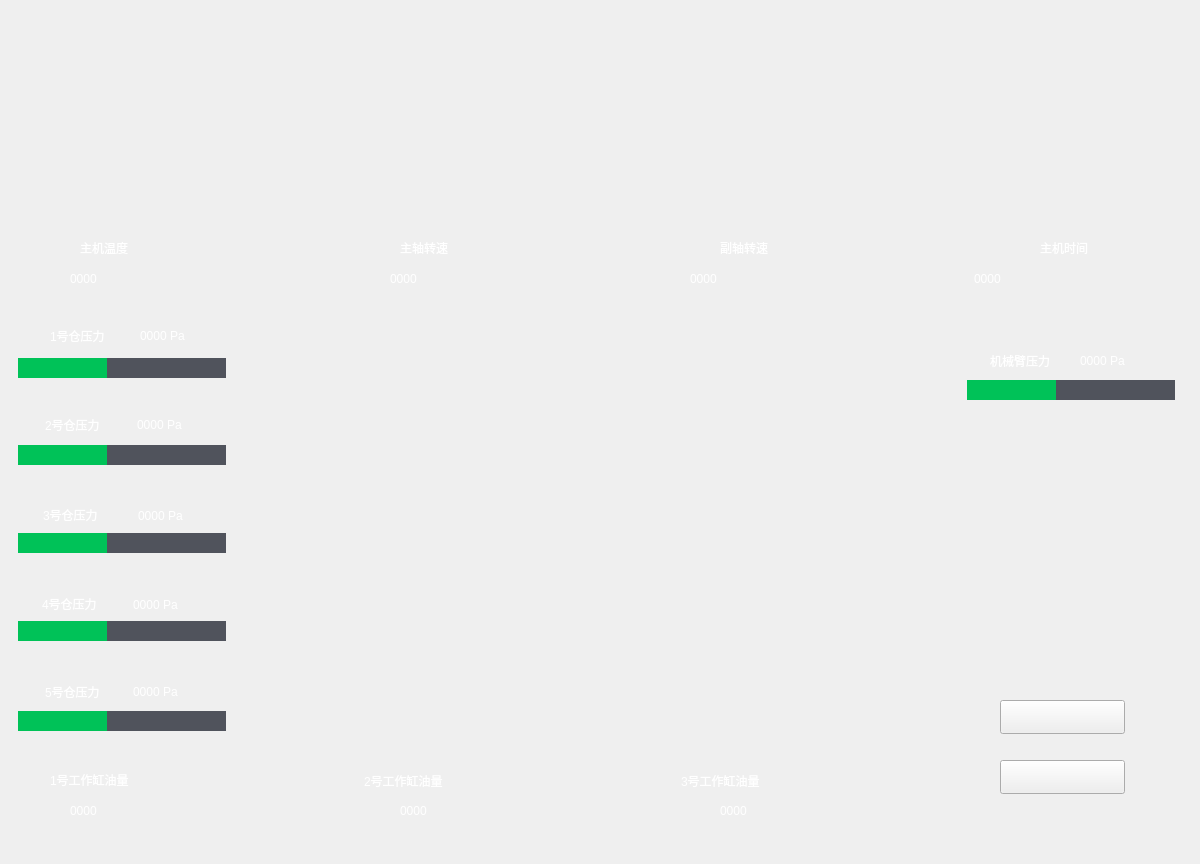
<?xml version="1.0" encoding="UTF-8"?>
<ui version="4.0">
 <class>MainWindow</class>
 <widget class="QMainWindow" name="MainWindow">
  <property name="geometry">
   <rect>
    <x>0</x>
    <y>0</y>
    <width>1200</width>
    <height>864</height>
   </rect>
  </property>
  <property name="windowTitle">
   <string>MainWindow</string>
  </property>
  <property name="styleSheet">
   <string notr="true">QProgressBar {
border: 0.1px solid grey;
background-color: #50535C;
}

QProgressBar::chunk {
background-color: #00C258;
}</string>
  </property>
  <widget class="QWidget" name="centralwidget">
   <widget class="QLabel" name="label_bg">
    <property name="geometry">
     <rect>
      <x>0</x>
      <y>0</y>
      <width>1200</width>
      <height>864</height>
     </rect>
    </property>
    <property name="text">
     <string/>
    </property>
    <property name="pixmap">
     <pixmap resource="res.qrc">:/res/bg3.png</pixmap>
    </property>
   </widget>
   <widget class="QLabel" name="label_status">
    <property name="geometry">
     <rect>
      <x>410</x>
      <y>90</y>
      <width>395</width>
      <height>106</height>
     </rect>
    </property>
    <property name="text">
     <string/>
    </property>
    <property name="pixmap">
     <pixmap resource="res.qrc">:/res/warning.png</pixmap>
    </property>
   </widget>
   <widget class="QLabel" name="label_zhu_zhou">
    <property name="geometry">
     <rect>
      <x>390</x>
      <y>268</y>
      <width>61</width>
      <height>21</height>
     </rect>
    </property>
    <property name="styleSheet">
     <string notr="true">color:rgb(255,255,255);
font: 14pt &quot;Arial&quot;;</string>
    </property>
    <property name="text">
     <string>0000</string>
    </property>
   </widget>
   <widget class="QLabel" name="label_fu_zhou">
    <property name="geometry">
     <rect>
      <x>690</x>
      <y>268</y>
      <width>61</width>
      <height>21</height>
     </rect>
    </property>
    <property name="styleSheet">
     <string notr="true">color:rgb(255,255,255);
font: 14pt &quot;Arial&quot;;</string>
    </property>
    <property name="text">
     <string>0000</string>
    </property>
   </widget>
   <widget class="QLabel" name="label_time">
    <property name="geometry">
     <rect>
      <x>974</x>
      <y>268</y>
      <width>191</width>
      <height>21</height>
     </rect>
    </property>
    <property name="styleSheet">
     <string notr="true">color:rgb(255,255,255);
font: 14pt &quot;Arial&quot;;</string>
    </property>
    <property name="text">
     <string>0000</string>
    </property>
   </widget>
   <widget class="QLabel" name="label_1_gang">
    <property name="geometry">
     <rect>
      <x>70</x>
      <y>800</y>
      <width>61</width>
      <height>21</height>
     </rect>
    </property>
    <property name="styleSheet">
     <string notr="true">color:rgb(255,255,255);
font: 14pt &quot;Arial&quot;;</string>
    </property>
    <property name="text">
     <string>0000</string>
    </property>
   </widget>
   <widget class="QLabel" name="label_2_gang">
    <property name="geometry">
     <rect>
      <x>400</x>
      <y>800</y>
      <width>61</width>
      <height>21</height>
     </rect>
    </property>
    <property name="styleSheet">
     <string notr="true">color:rgb(255,255,255);
font: 14pt &quot;Arial&quot;;</string>
    </property>
    <property name="text">
     <string>0000</string>
    </property>
   </widget>
   <widget class="QLabel" name="label_3_gang">
    <property name="geometry">
     <rect>
      <x>720</x>
      <y>800</y>
      <width>61</width>
      <height>21</height>
     </rect>
    </property>
    <property name="styleSheet">
     <string notr="true">color:rgb(255,255,255);
font: 14pt &quot;Arial&quot;;</string>
    </property>
    <property name="text">
     <string>0000</string>
    </property>
   </widget>
   <widget class="QProgressBar" name="prgBar_1_chang">
    <property name="geometry">
     <rect>
      <x>18</x>
      <y>358</y>
      <width>208</width>
      <height>20</height>
     </rect>
    </property>
    <property name="minimum">
     <number>500</number>
    </property>
    <property name="maximum">
     <number>1200</number>
    </property>
    <property name="value">
     <number>800</number>
    </property>
    <property name="textVisible">
     <bool>false</bool>
    </property>
   </widget>
   <widget class="QProgressBar" name="prgBar_2_chang">
    <property name="geometry">
     <rect>
      <x>18</x>
      <y>445</y>
      <width>208</width>
      <height>20</height>
     </rect>
    </property>
    <property name="minimum">
     <number>500</number>
    </property>
    <property name="maximum">
     <number>1200</number>
    </property>
    <property name="value">
     <number>800</number>
    </property>
    <property name="textVisible">
     <bool>false</bool>
    </property>
   </widget>
   <widget class="QProgressBar" name="prgBar_3_chang">
    <property name="geometry">
     <rect>
      <x>18</x>
      <y>533</y>
      <width>208</width>
      <height>20</height>
     </rect>
    </property>
    <property name="minimum">
     <number>500</number>
    </property>
    <property name="maximum">
     <number>1200</number>
    </property>
    <property name="value">
     <number>800</number>
    </property>
    <property name="textVisible">
     <bool>false</bool>
    </property>
   </widget>
   <widget class="QProgressBar" name="prgBar_4_chang">
    <property name="geometry">
     <rect>
      <x>18</x>
      <y>621</y>
      <width>208</width>
      <height>20</height>
     </rect>
    </property>
    <property name="minimum">
     <number>500</number>
    </property>
    <property name="maximum">
     <number>1200</number>
    </property>
    <property name="value">
     <number>800</number>
    </property>
    <property name="textVisible">
     <bool>false</bool>
    </property>
   </widget>
   <widget class="QProgressBar" name="prgBar_5_chang">
    <property name="geometry">
     <rect>
      <x>18</x>
      <y>711</y>
      <width>208</width>
      <height>20</height>
     </rect>
    </property>
    <property name="minimum">
     <number>500</number>
    </property>
    <property name="maximum">
     <number>1200</number>
    </property>
    <property name="value">
     <number>800</number>
    </property>
    <property name="textVisible">
     <bool>false</bool>
    </property>
   </widget>
   <widget class="QProgressBar" name="prgBar_ji_xie_bi">
    <property name="geometry">
     <rect>
      <x>967</x>
      <y>380</y>
      <width>208</width>
      <height>20</height>
     </rect>
    </property>
    <property name="minimum">
     <number>500</number>
    </property>
    <property name="maximum">
     <number>1200</number>
    </property>
    <property name="value">
     <number>800</number>
    </property>
    <property name="textVisible">
     <bool>false</bool>
    </property>
   </widget>
   <widget class="QLabel" name="label_wen_du">
    <property name="geometry">
     <rect>
      <x>70</x>
      <y>268</y>
      <width>61</width>
      <height>21</height>
     </rect>
    </property>
    <property name="styleSheet">
     <string notr="true">color:rgb(255,255,255);
font: 14pt &quot;Arial&quot;;</string>
    </property>
    <property name="text">
     <string>0000</string>
    </property>
   </widget>
   <widget class="QPushButton" name="pushButton_add">
    <property name="geometry">
     <rect>
      <x>1000</x>
      <y>700</y>
      <width>125</width>
      <height>34</height>
     </rect>
    </property>
    <property name="styleSheet">
     <string notr="true"/>
    </property>
    <property name="text">
     <string/>
    </property>
   </widget>
   <widget class="QPushButton" name="pushButtonSub">
    <property name="geometry">
     <rect>
      <x>1000</x>
      <y>760</y>
      <width>125</width>
      <height>34</height>
     </rect>
    </property>
    <property name="text">
     <string/>
    </property>
   </widget>
   <widget class="QGraphicsView" name="graphicsView">
    <property name="geometry">
     <rect>
      <x>958</x>
      <y>479</y>
      <width>211</width>
      <height>211</height>
     </rect>
    </property>
    <property name="styleSheet">
     <string notr="true">background: rgba(0,0,0,0);
</string>
    </property>
    <property name="frameShape">
     <enum>QFrame::NoFrame</enum>
    </property>
   </widget>
   <widget class="QLabel" name="label_over_layer">
    <property name="geometry">
     <rect>
      <x>981</x>
      <y>502</y>
      <width>148</width>
      <height>105</height>
     </rect>
    </property>
    <property name="text">
     <string/>
    </property>
    <property name="pixmap">
     <pixmap resource="res.qrc">:/res/overlay.png</pixmap>
    </property>
   </widget>
   <widget class="QLabel" name="label">
    <property name="geometry">
     <rect>
      <x>80</x>
      <y>240</y>
      <width>71</width>
      <height>16</height>
     </rect>
    </property>
    <property name="styleSheet">
     <string notr="true">font: 12pt &quot;新宋体&quot;;
color:rgb(255,255,255);</string>
    </property>
    <property name="text">
     <string>主机温度</string>
    </property>
   </widget>
   <widget class="QLabel" name="label_2">
    <property name="geometry">
     <rect>
      <x>400</x>
      <y>240</y>
      <width>71</width>
      <height>16</height>
     </rect>
    </property>
    <property name="styleSheet">
     <string notr="true">font: 12pt &quot;新宋体&quot;;
color:rgb(255,255,255);</string>
    </property>
    <property name="text">
     <string>主轴转速</string>
    </property>
   </widget>
   <widget class="QLabel" name="label_3">
    <property name="geometry">
     <rect>
      <x>720</x>
      <y>240</y>
      <width>71</width>
      <height>16</height>
     </rect>
    </property>
    <property name="styleSheet">
     <string notr="true">font: 12pt &quot;新宋体&quot;;
color:rgb(255,255,255);</string>
    </property>
    <property name="text">
     <string>副轴转速</string>
    </property>
   </widget>
   <widget class="QLabel" name="label_4">
    <property name="geometry">
     <rect>
      <x>1040</x>
      <y>240</y>
      <width>71</width>
      <height>16</height>
     </rect>
    </property>
    <property name="styleSheet">
     <string notr="true">font: 12pt &quot;新宋体&quot;;
color:rgb(255,255,255);</string>
    </property>
    <property name="text">
     <string>主机时间</string>
    </property>
   </widget>
   <widget class="QLabel" name="label_5">
    <property name="geometry">
     <rect>
      <x>50</x>
      <y>326</y>
      <width>71</width>
      <height>20</height>
     </rect>
    </property>
    <property name="styleSheet">
     <string notr="true">font: 12pt &quot;新宋体&quot;;
color:rgb(255,255,255);</string>
    </property>
    <property name="text">
     <string>1号仓压力</string>
    </property>
   </widget>
   <widget class="QLabel" name="label_6">
    <property name="geometry">
     <rect>
      <x>45</x>
      <y>415</y>
      <width>71</width>
      <height>20</height>
     </rect>
    </property>
    <property name="styleSheet">
     <string notr="true">font: 12pt &quot;新宋体&quot;;
color:rgb(255,255,255);</string>
    </property>
    <property name="text">
     <string>2号仓压力</string>
    </property>
   </widget>
   <widget class="QLabel" name="label_7">
    <property name="geometry">
     <rect>
      <x>43</x>
      <y>505</y>
      <width>71</width>
      <height>20</height>
     </rect>
    </property>
    <property name="styleSheet">
     <string notr="true">font: 12pt &quot;新宋体&quot;;
color:rgb(255,255,255);</string>
    </property>
    <property name="text">
     <string>3号仓压力</string>
    </property>
   </widget>
   <widget class="QLabel" name="label_8">
    <property name="geometry">
     <rect>
      <x>42</x>
      <y>594</y>
      <width>71</width>
      <height>20</height>
     </rect>
    </property>
    <property name="styleSheet">
     <string notr="true">font: 12pt &quot;新宋体&quot;;
color:rgb(255,255,255);</string>
    </property>
    <property name="text">
     <string>4号仓压力</string>
    </property>
   </widget>
   <widget class="QLabel" name="label_9">
    <property name="geometry">
     <rect>
      <x>45</x>
      <y>682</y>
      <width>71</width>
      <height>20</height>
     </rect>
    </property>
    <property name="styleSheet">
     <string notr="true">font: 12pt &quot;新宋体&quot;;
color:rgb(255,255,255);</string>
    </property>
    <property name="text">
     <string>5号仓压力</string>
    </property>
   </widget>
   <widget class="QLabel" name="label_10">
    <property name="geometry">
     <rect>
      <x>50</x>
      <y>770</y>
      <width>131</width>
      <height>20</height>
     </rect>
    </property>
    <property name="styleSheet">
     <string notr="true">font: 12pt &quot;新宋体&quot;;
color:rgb(255,255,255);</string>
    </property>
    <property name="text">
     <string>1号工作缸油量</string>
    </property>
   </widget>
   <widget class="QLabel" name="label_11">
    <property name="geometry">
     <rect>
      <x>364</x>
      <y>771</y>
      <width>131</width>
      <height>20</height>
     </rect>
    </property>
    <property name="styleSheet">
     <string notr="true">font: 12pt &quot;新宋体&quot;;
color:rgb(255,255,255);</string>
    </property>
    <property name="text">
     <string>2号工作缸油量</string>
    </property>
   </widget>
   <widget class="QLabel" name="label_12">
    <property name="geometry">
     <rect>
      <x>681</x>
      <y>771</y>
      <width>131</width>
      <height>20</height>
     </rect>
    </property>
    <property name="styleSheet">
     <string notr="true">font: 12pt &quot;新宋体&quot;;
color:rgb(255,255,255);</string>
    </property>
    <property name="text">
     <string>3号工作缸油量</string>
    </property>
   </widget>
   <widget class="QLabel" name="label_13">
    <property name="geometry">
     <rect>
      <x>990</x>
      <y>353</y>
      <width>91</width>
      <height>16</height>
     </rect>
    </property>
    <property name="styleSheet">
     <string notr="true">font: 12pt &quot;新宋体&quot;;
color:rgb(255,255,255);</string>
    </property>
    <property name="text">
     <string>机械臂压力</string>
    </property>
   </widget>
   <widget class="QLabel" name="chang1">
    <property name="geometry">
     <rect>
      <x>140</x>
      <y>326</y>
      <width>81</width>
      <height>20</height>
     </rect>
    </property>
    <property name="styleSheet">
     <string notr="true">font: 12pt &quot;新宋体&quot;;
color:rgb(255,255,255);</string>
    </property>
    <property name="text">
     <string>0000 Pa</string>
    </property>
   </widget>
   <widget class="QLabel" name="chang2">
    <property name="geometry">
     <rect>
      <x>137</x>
      <y>415</y>
      <width>81</width>
      <height>20</height>
     </rect>
    </property>
    <property name="styleSheet">
     <string notr="true">font: 12pt &quot;新宋体&quot;;
color:rgb(255,255,255);</string>
    </property>
    <property name="text">
     <string>0000 Pa</string>
    </property>
   </widget>
   <widget class="QLabel" name="chang3">
    <property name="geometry">
     <rect>
      <x>138</x>
      <y>506</y>
      <width>81</width>
      <height>20</height>
     </rect>
    </property>
    <property name="styleSheet">
     <string notr="true">font: 12pt &quot;新宋体&quot;;
color:rgb(255,255,255);</string>
    </property>
    <property name="text">
     <string>0000 Pa</string>
    </property>
   </widget>
   <widget class="QLabel" name="chang4">
    <property name="geometry">
     <rect>
      <x>133</x>
      <y>595</y>
      <width>81</width>
      <height>20</height>
     </rect>
    </property>
    <property name="styleSheet">
     <string notr="true">font: 12pt &quot;新宋体&quot;;
color:rgb(255,255,255);</string>
    </property>
    <property name="text">
     <string>0000 Pa</string>
    </property>
   </widget>
   <widget class="QLabel" name="chang5">
    <property name="geometry">
     <rect>
      <x>133</x>
      <y>682</y>
      <width>81</width>
      <height>20</height>
     </rect>
    </property>
    <property name="styleSheet">
     <string notr="true">font: 12pt &quot;新宋体&quot;;
color:rgb(255,255,255);</string>
    </property>
    <property name="text">
     <string>0000 Pa</string>
    </property>
   </widget>
   <widget class="QLabel" name="lab_ji_xie_bi">
    <property name="geometry">
     <rect>
      <x>1080</x>
      <y>351</y>
      <width>81</width>
      <height>20</height>
     </rect>
    </property>
    <property name="styleSheet">
     <string notr="true">font: 12pt &quot;新宋体&quot;;
color:rgb(255,255,255);</string>
    </property>
    <property name="text">
     <string>0000 Pa</string>
    </property>
   </widget>
  </widget>
  <widget class="QMenuBar" name="menubar">
   <property name="geometry">
    <rect>
     <x>0</x>
     <y>0</y>
     <width>1200</width>
     <height>22</height>
    </rect>
   </property>
  </widget>
 </widget>
 <resources>
  <include location="res.qrc"/>
 </resources>
 <connections/>
</ui>
